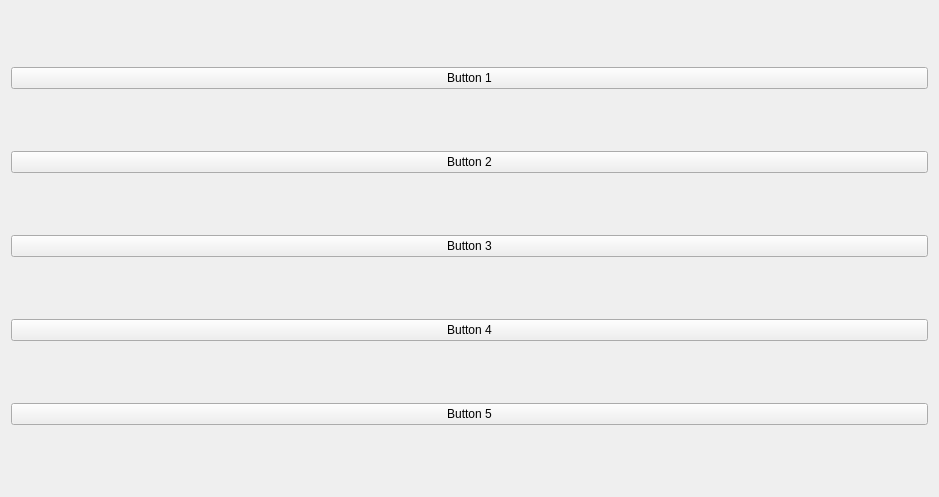
<?xml version="1.0" encoding="UTF-8"?>
<ui version="4.0">
 <class>Widget</class>
 <widget class="QWidget" name="Widget">
  <property name="geometry">
   <rect>
    <x>0</x>
    <y>0</y>
    <width>939</width>
    <height>497</height>
   </rect>
  </property>
  <property name="windowTitle">
   <string>Widget</string>
  </property>
  <layout class="QVBoxLayout" name="verticalLayout">
   <item>
    <widget class="QPushButton" name="oneButton">
     <property name="text">
      <string>Button 1</string>
     </property>
    </widget>
   </item>
   <item>
    <widget class="QPushButton" name="twoButton">
     <property name="text">
      <string>Button 2</string>
     </property>
    </widget>
   </item>
   <item>
    <widget class="QPushButton" name="threeButton">
     <property name="text">
      <string>Button 3</string>
     </property>
    </widget>
   </item>
   <item>
    <widget class="QPushButton" name="fourButton">
     <property name="text">
      <string>Button 4</string>
     </property>
    </widget>
   </item>
   <item>
    <widget class="QPushButton" name="fiveButton">
     <property name="text">
      <string>Button 5</string>
     </property>
    </widget>
   </item>
  </layout>
 </widget>
 <resources/>
 <connections/>
</ui>
